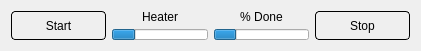
      <widget class="QWidget" name="gridLayoutWidget_2">
       <property name="geometry">
        <rect>
         <x>190</x>
         <y>320</y>
         <width>421</width>
         <height>51</height>
        </rect>
       </property>
       <layout class="QGridLayout" name="gridLayout_3" columnstretch="0,0,0,0,0,0,0">
        <item row="1" column="2">
         <widget class="QProgressBar" name="HeaterProg">
          <property name="sizePolicy">
           <sizepolicy hsizetype="Ignored" vsizetype="Ignored">
            <horstretch>0</horstretch>
            <verstretch>0</verstretch>
           </sizepolicy>
          </property>
          <property name="maximumSize">
           <size>
            <width>200</width>
            <height>25</height>
           </size>
          </property>
          <property name="toolTip">
           <string>&lt;html&gt;&lt;head/&gt;&lt;body&gt;&lt;p&gt;Heater Progress Bar&lt;/p&gt;&lt;p&gt;&lt;br/&gt;&lt;/p&gt;&lt;/body&gt;&lt;/html&gt;</string>
          </property>
          <property name="autoFillBackground">
           <bool>false</bool>
          </property>
          <property name="value">
           <number>24</number>
          </property>
          <property name="textVisible">
           <bool>false</bool>
          </property>
         </widget>
        </item>
        <item row="1" column="5">
         <widget class="QProgressBar" name="CaptureProg">
          <property name="sizePolicy">
           <sizepolicy hsizetype="Ignored" vsizetype="Ignored">
            <horstretch>0</horstretch>
            <verstretch>0</verstretch>
           </sizepolicy>
          </property>
          <property name="maximumSize">
           <size>
            <width>200</width>
            <height>25</height>
           </size>
          </property>
          <property name="toolTip">
           <string>&lt;html&gt;&lt;head/&gt;&lt;body&gt;&lt;p&gt;Data Capture Progress Bar&lt;/p&gt;&lt;/body&gt;&lt;/html&gt;</string>
          </property>
          <property name="value">
           <number>24</number>
          </property>
          <property name="textVisible">
           <bool>false</bool>
          </property>
         </widget>
        </item>
        <item row="0" column="2">
         <widget class="QLabel" name="label_24">
          <property name="sizePolicy">
           <sizepolicy hsizetype="Ignored" vsizetype="Ignored">
            <horstretch>0</horstretch>
            <verstretch>0</verstretch>
           </sizepolicy>
          </property>
          <property name="maximumSize">
           <size>
            <width>200</width>
            <height>15</height>
           </size>
          </property>
          <property name="text">
           <string>Heater</string>
          </property>
          <property name="alignment">
           <set>Qt::AlignCenter</set>
          </property>
         </widget>
        </item>
        <item row="0" column="0" rowspan="2">
         <widget class="QPushButton" name="Start">
          <property name="sizePolicy">
           <sizepolicy hsizetype="Ignored" vsizetype="Ignored">
            <horstretch>0</horstretch>
            <verstretch>0</verstretch>
           </sizepolicy>
          </property>
          <property name="maximumSize">
           <size>
            <width>200</width>
            <height>200</height>
           </size>
          </property>
          <property name="toolTip">
           <string>&lt;html&gt;&lt;head/&gt;&lt;body&gt;&lt;p&gt;Start measurement sequence, press again to skip to next step.&lt;/p&gt;&lt;/body&gt;&lt;/html&gt;</string>
          </property>
          <property name="styleSheet">
           <string notr="true">QPushButton {
background-color: 
qlineargradient(spread:pad, 
x1:0, y1:0, 
x2:0, y2:1, 
stop:0 rgba(100, 255, 100, 255), 
stop:1 rgba(75, 150, 75, 255));
border-radius:4px;
border: 1px solid;
border-color: #000000;
}
QPushButton:hover {
background-color: 
qlineargradient(spread:pad, 
x1:0, y1:0, 
x2:0, y2:1, 
stop:0 rgba(120, 255, 120, 255), 
stop:1 rgba(85, 170, 85, 255));
border-color: #80f080;
}

QPushButton:pressed {
border: 1px solid;
border-color: #008000;
}</string>
          </property>
          <property name="text">
           <string>Start</string>
          </property>
         </widget>
        </item>
        <item row="0" column="6" rowspan="2">
         <widget class="QPushButton" name="Stop">
          <property name="sizePolicy">
           <sizepolicy hsizetype="Ignored" vsizetype="Ignored">
            <horstretch>0</horstretch>
            <verstretch>0</verstretch>
           </sizepolicy>
          </property>
          <property name="maximumSize">
           <size>
            <width>200</width>
            <height>200</height>
           </size>
          </property>
          <property name="toolTip">
           <string>&lt;html&gt;&lt;head/&gt;&lt;body&gt;&lt;p&gt;Stop measurement sequence&lt;/p&gt;&lt;/body&gt;&lt;/html&gt;</string>
          </property>
          <property name="styleSheet">
           <string notr="true">
QPushButton {
background-color: 
qlineargradient(spread:pad, 
x1:0, y1:0, 
x2:0, y2:1, 
stop:0 rgba(250, 50, 50, 255), 
stop:1 rgba(230, 40, 40, 255));
border-radius:4px;
border: 1px solid;
border-color: #000000;
}
QPushButton:hover {
background-color: 
qlineargradient(spread:pad, 
x1:0, y1:0, 
x2:0, y2:1, 
stop:0 rgba(255, 70, 70, 255), 
stop:1 rgba(240, 50, 50, 255));
border-color: #ff8080;
}

QPushButton:pressed {
border: 1px solid;
border-color: #800000;
}
</string>
          </property>
          <property name="text">
           <string>Stop</string>
          </property>
         </widget>
        </item>
        <item row="0" column="5">
         <widget class="QLabel" name="label_25">
          <property name="sizePolicy">
           <sizepolicy hsizetype="Ignored" vsizetype="Ignored">
            <horstretch>0</horstretch>
            <verstretch>0</verstretch>
           </sizepolicy>
          </property>
          <property name="maximumSize">
           <size>
            <width>200</width>
            <height>15</height>
           </size>
          </property>
          <property name="text">
           <string>% Done</string>
          </property>
          <property name="alignment">
           <set>Qt::AlignCenter</set>
          </property>
         </widget>
        </item>
       </layout>
      </widget>
